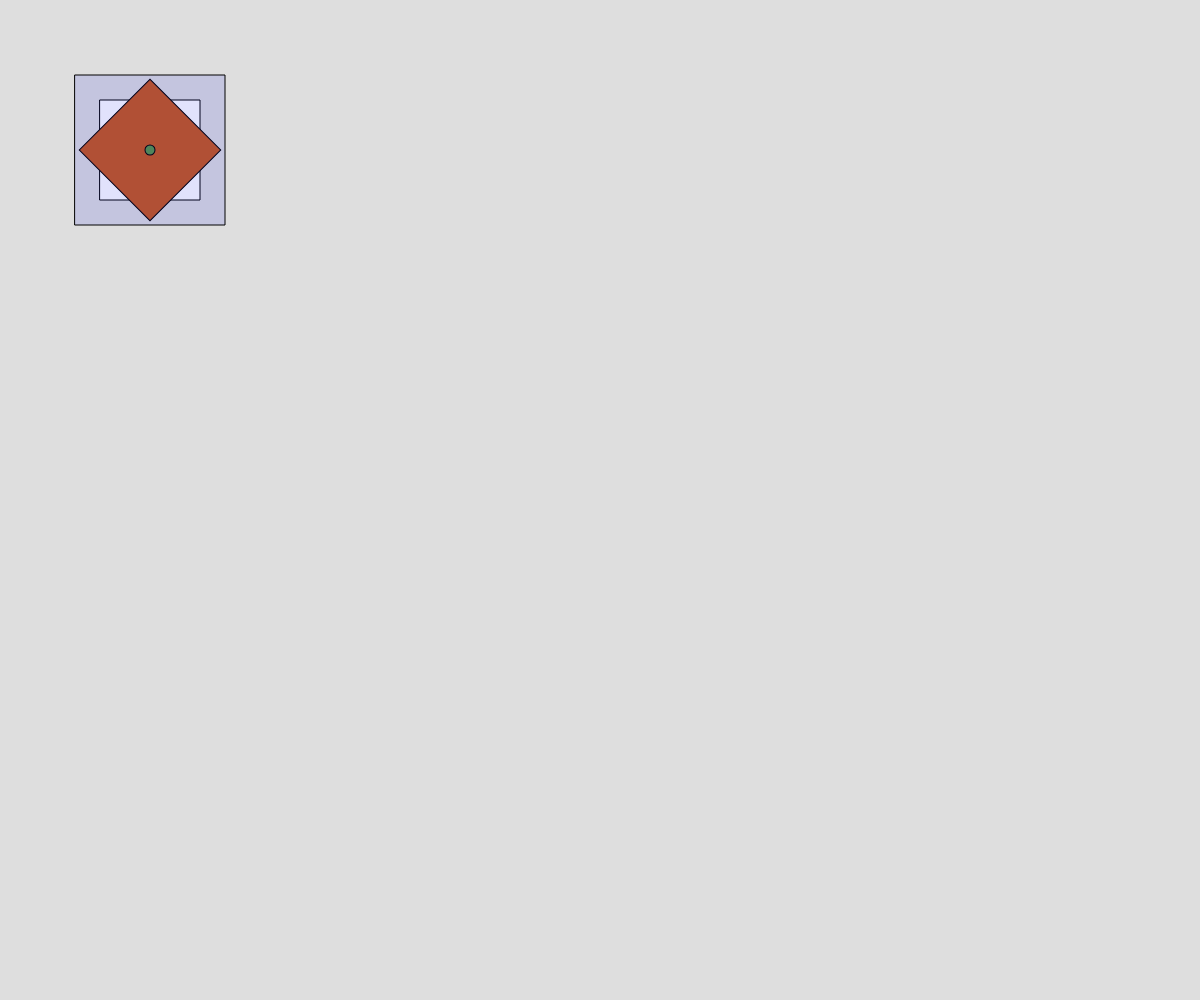
Frame 1 (no input)
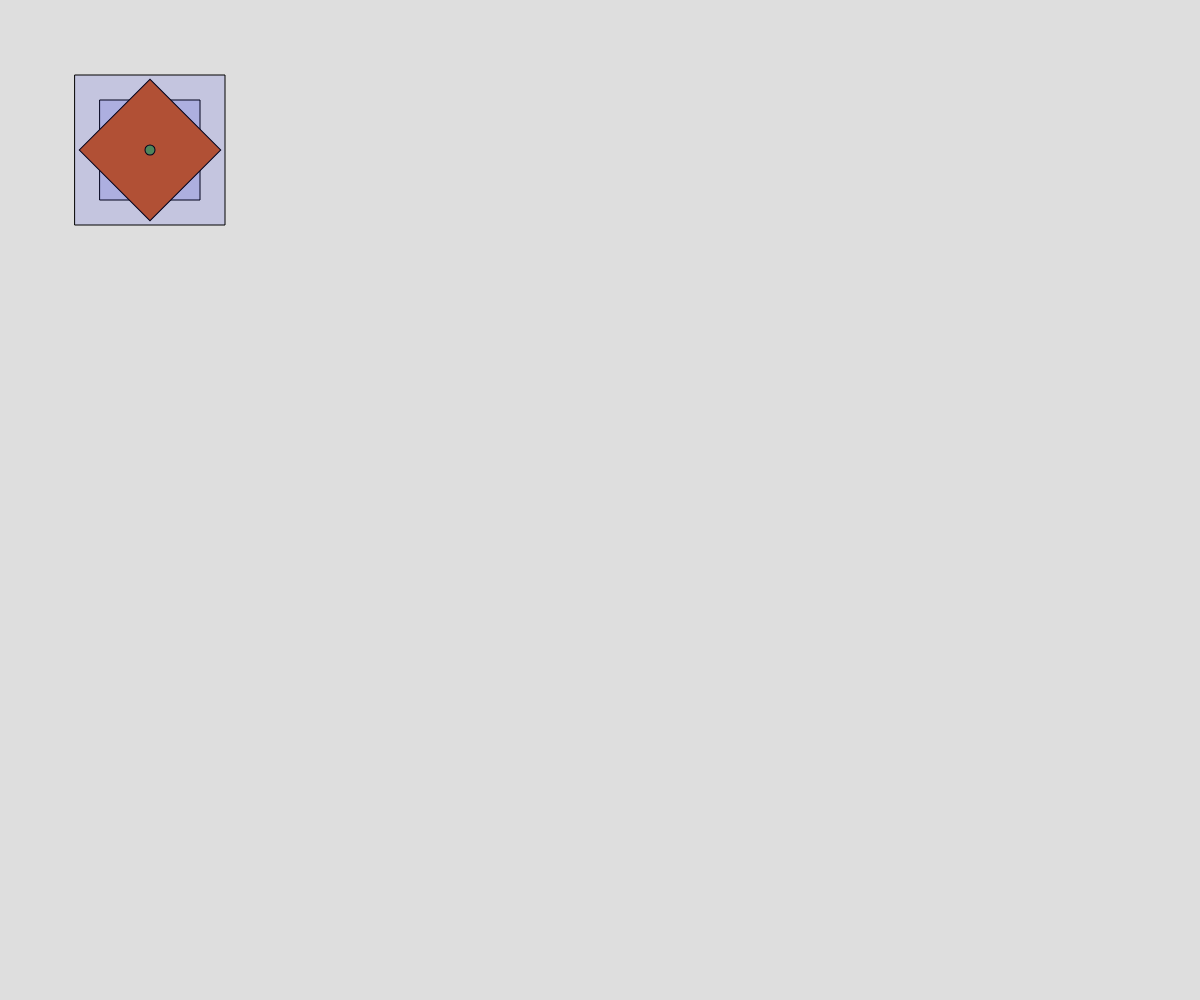
Frame 2 (the mouse pressed at the canvas centre, redrawn once)

The p5.js sketch that drew these frames (run headless with seeded random() and noise() and a simulated clock; the mouse was pressed at the canvas centre and the sketch redrawn once):

// p5.js sketch
// ── sketch.js
function setup() {
  createCanvas(innerWidth, innerHeight);
  angleMode(DEGREES);
  noLoop();
  rectMode(CENTER);
}

function draw() {
  //Save coordinates
  push();

  //Background
  background(222);

  //First Rect
  rect(150, 150, 100, 100)
  
  //Shift grid
  translate(150, 150);
  rotate(45);

  //Second rect
  fill(200, 90, 30);
  rect(0, 0, 100, 100);

  //center controll ellipse
  fill(90, 150, 73);
  ellipse(0,0,10, 10);

  //reset grid
  pop();

  //control square
  fill(5, 10, 223, 30);
  rect(150, 150, 150, 150);
}
